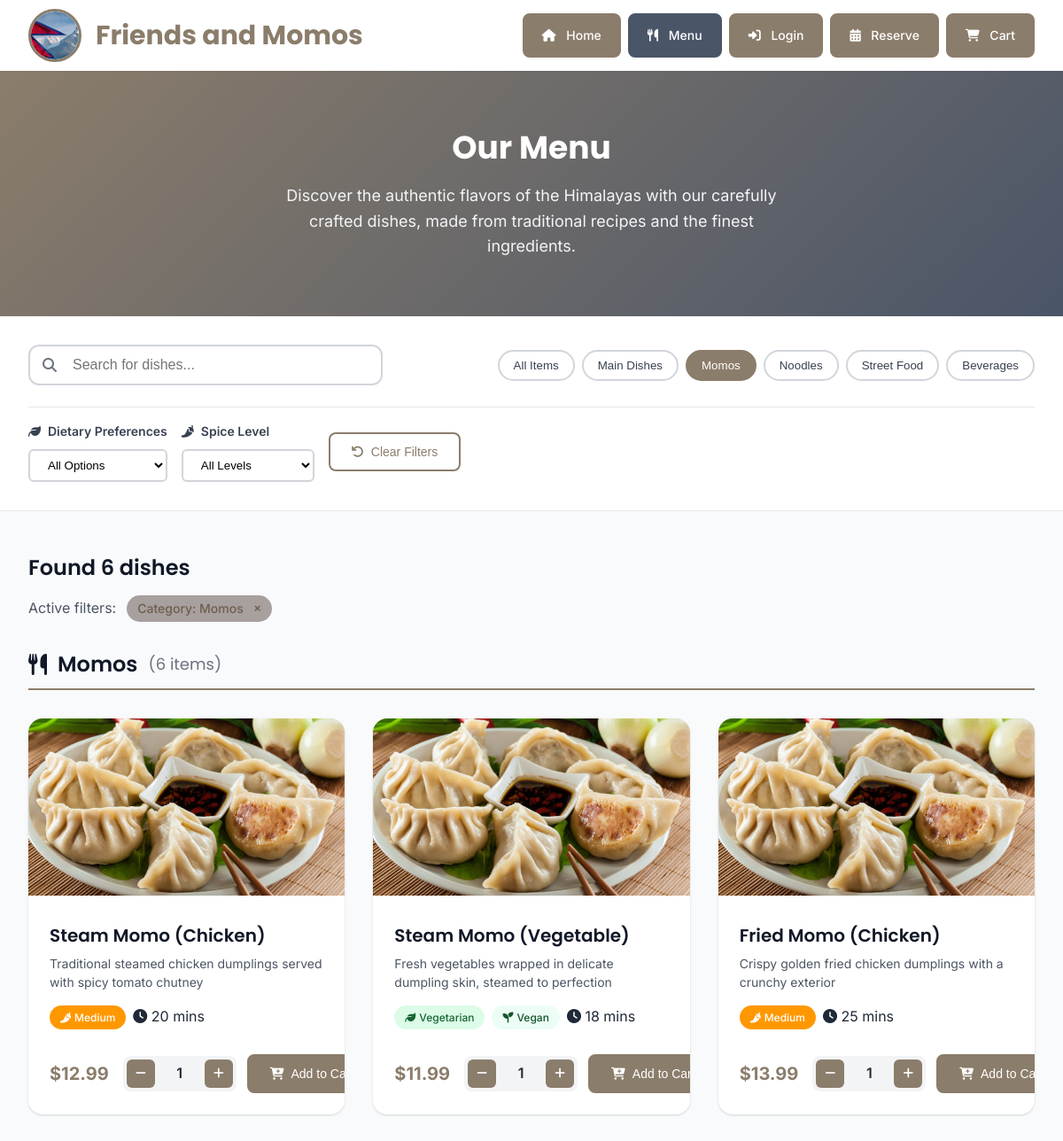
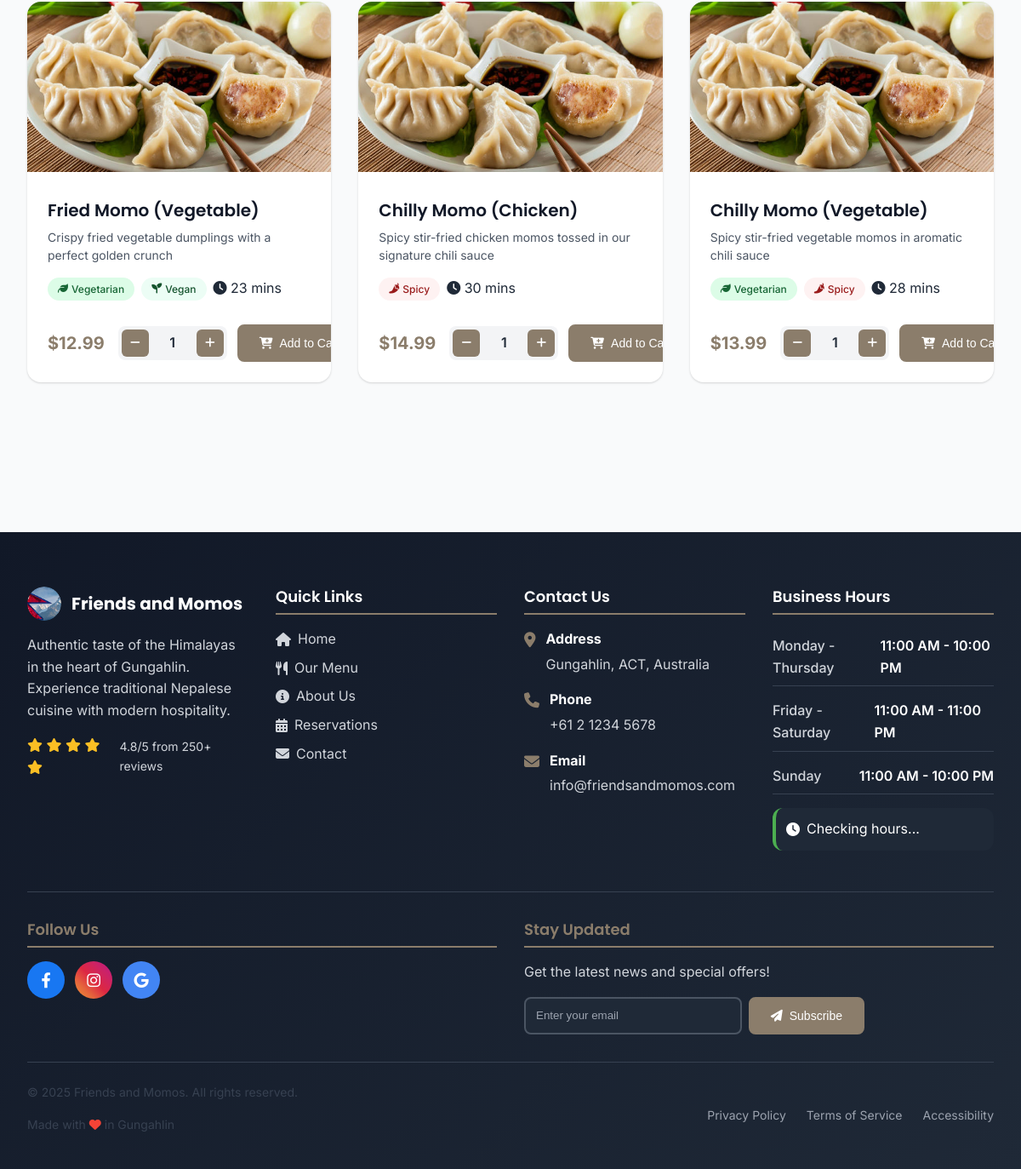
Page /views/public/menu.php?category=2 on the committed database (2 pictures, top to bottom).
### tables this page shows
CREATE TABLE `categories` (
  `id` int(11) NOT NULL AUTO_INCREMENT,
  `name` varchar(100) NOT NULL,
  `description` text DEFAULT NULL,
  `image` varchar(255) DEFAULT NULL,
  `sort_order` int(11) DEFAULT 0,
  `display_order` int(11) DEFAULT 0,
  `is_active` tinyint(1) DEFAULT 1,
  `created_at` timestamp DEFAULT CURRENT_TIMESTAMP,
  `updated_at` timestamp DEFAULT CURRENT_TIMESTAMP ON UPDATE CURRENT_TIMESTAMP,
  PRIMARY KEY (`id`),
  KEY `idx_sort_order` (`sort_order`),
  KEY `idx_display_order` (`display_order`),
  KEY `idx_active` (`is_active`)
);

CREATE TABLE `menu_items` (
  `id` int(11) NOT NULL AUTO_INCREMENT,
  `category_id` int(11) NOT NULL,
  `name` varchar(100) NOT NULL,
  `description` text DEFAULT NULL,
  `price` decimal(10,2) NOT NULL,
  `image` varchar(255) DEFAULT NULL,
  `image_url` varchar(255) DEFAULT NULL,
  `is_available` tinyint(1) DEFAULT 1,
  `is_featured` tinyint(1) DEFAULT 0,
  `preparation_time` int(11) DEFAULT 15,
  `prep_time` int(11) DEFAULT 15,
  `calories` int(11) DEFAULT NULL,
  `spice_level` enum('mild','medium','spicy','very_spicy') DEFAULT 'mild',
  `is_vegetarian` tinyint(1) DEFAULT 0,
  `is_vegan` tinyint(1) DEFAULT 0,
  `is_gluten_free` tinyint(1) DEFAULT 0,
  `ingredients` text DEFAULT NULL,
  `allergens` text DEFAULT NULL,
  `sort_order` int(11) DEFAULT 0,
  `display_order` int(11) DEFAULT 0,
  `created_at` timestamp DEFAULT CURRENT_TIMESTAMP,
  `updated_at` timestamp DEFAULT CURRENT_TIMESTAMP ON UPDATE CURRENT_TIMESTAMP,
  PRIMARY KEY (`id`),
  KEY `idx_category_id` (`category_id`),
  KEY `idx_available` (`is_available`),
  KEY `idx_featured` (`is_featured`),
  KEY `idx_sort_order` (`sort_order`),
  KEY `idx_display_order` (`display_order`),
  CONSTRAINT `fk_menu_items_category` FOREIGN KEY (`category_id`) REFERENCES `categories` (`id`) ON DELETE CASCADE
);

### views/public/menu.php (the view, shortened to what the rows shown need)
<?php
require_once dirname(__DIR__, 2) . '/models/MenuItem.php';
require_once dirname(__DIR__, 2) . '/models/Category.php';
$menuItemModel = new MenuItem();
$categoryModel = new Category();
$selectedCategory = $_GET['category'] ?? null;
$searchQuery = $_GET['search'] ?? '';
$dietaryFilter = $_GET['dietary'] ?? '';
$spiceLevel = $_GET['spice'] ?? '';
$categories = $categoryModel->getActiveCategories();
function getItemImage($itemName) {
    $imageMappings = [
        'momo' => 'momo.png',
        'momos' => 'momo.png',
        'chicken momo' => 'momo.png',
        'pork momo' => 'momo.png',
        'veg momo' => 'momo.png',
        'chowmein' => 'chowmin.png',
        'chow mein' => 'chowmin.png',
        'chicken chowmein' => 'chowmin.png',
        'pork chowmein' => 'chowmin.png',
        'laphing' => 'laphing.png',
        'pani puri' => 'panipuri.png',
        'panipuri' => 'panipuri.png',
        'aloo nimkin' => 'allonimkin.png',
        'aloonimkin' => 'allonimkin.png',
    ];
    $itemNameLower = strtolower($itemName);
    foreach ($imageMappings as $key => $image) {
        if (strpos($itemNameLower, $key) !== false) {
            return $image;
        }
    }
    return 'food.png';
}
if ($searchQuery || $selectedCategory || $dietaryFilter || $spiceLevel) {
    $dietaryFilters = [];
    $menuItems = $menuItemModel->searchItems($searchQuery, $selectedCategory, $dietaryFilters);
} else {
    $menuItems = $menuItemModel->getAvailableItems();
}
$itemsByCategory = [];
foreach ($menuItems as $item) {
    $categoryName = $item['category_name'];
    if (!isset($itemsByCategory[$categoryName])) {
        $itemsByCategory[$categoryName] = [];
    }
    $itemsByCategory[$categoryName][] = $item;
}
include_once dirname(__DIR__, 2) . '/includes/header.php';
?>
<section class="menu-hero">
    <div class="container">
        <div class="menu-hero-content">
            <h1 class="page-title">Our Menu</h1>
        </div>
    </div>
</section>
<section class="menu-filters">
    <div class="container">
        <div class="filter-container">
            <div class="filter-row">
                <div class="quick-filters">
                    <button type="button" class="filter-btn <?= $selectedCategory === null ? 'active' : '' ?>" data-category="">
                        All Items
                    </button>
                    <?php foreach ($categories as $category): ?>
                        <button type="button"
                                class="filter-btn <?= $selectedCategory == $category['id'] ? 'active' : '' ?>"
                                data-category="<?= $category['id'] ?>">
                            <?= htmlspecialchars($category['name']) ?>
                        </button>
                    <?php endforeach; ?>
                </div>
            </div>
        </div>
    </div>
</section>
<section class="menu-content">
    <div class="container">
        <?php if (empty($menuItems)): ?>
            <div class="no-results">
                <div class="no-results-icon">
                    <i class="fas fa-search"></i>
                </div>
                <h3>No dishes found</h3>
                <p>We couldn't find any dishes matching your search criteria. Please try different filters or search terms.</p>
                <button type="button" id="reset-search" class="btn btn-primary">
                    <i class="fas fa-undo"></i>
                    Reset Search
                </button>
            </div>
        <?php else: ?>
            <div class="results-summary">
                <h2>Found <?= count($menuItems) ?> dishes</h2>
                <?php if ($searchQuery || $selectedCategory || $dietaryFilter || $spiceLevel): ?>
                    <div class="active-filters">
                        <span>Active filters:</span>
                        <?php if ($selectedCategory): ?>
                            <?php
                            $categoryName = '';
                            foreach ($categories as $cat) {
                                if ($cat['id'] == $selectedCategory) {
                                    $categoryName = $cat['name'];
                                    break;
                                }
                            }
                            ?>
                            <span class="filter-tag">
                                Category: <?= htmlspecialchars($categoryName) ?>
                                <button type="button" class="remove-filter" data-filter="category">×</button>
                            </span>
                        <?php endif; ?>
                    </div>
                <?php endif; ?>
            </div>
            <?php foreach ($itemsByCategory as $categoryName => $items): ?>
                <div class="menu-category-section">
                    <h3 class="category-title">
                        <i class="fas fa-utensils"></i>
                        <?= htmlspecialchars($categoryName) ?>
                        <span class="item-count">(<?= count($items) ?> items)</span>
                    </h3>
                    <div class="menu-grid">
                        <?php foreach ($items as $item): ?>
                            <div class="menu-item" data-item-id="<?= $item['id'] ?>" data-quantity="1">
                                <div class="menu-item-image-container">
                                    <?php if (!empty($item['image_url'])): ?>
                                        <img src="<?= ASSETS_URL ?>/<?= htmlspecialchars($item['image_url']) ?>"
                                             alt="<?= htmlspecialchars($item['name']) ?>"
                                             class="menu-item-image"
                                             onerror="this.src='<?= ASSETS_URL ?>/images/<?= getItemImage($item['name']) ?>'">
                                    <?php endif; ?>
                                </div>
                                <div class="menu-item-content">
                                    <h4 class="menu-item-title"><?= htmlspecialchars($item['name']) ?></h4>
                                    <p class="menu-item-description">
                                        <?= htmlspecialchars($item['description']) ?>
                                    </p>
                                    <div class="menu-item-meta">
                                        <div class="badges">
                                            <?php if ($item['is_vegetarian']): ?>
                                                <span class="menu-badge vegetarian">
                                                    <i class="fas fa-leaf"></i> Vegetarian
                                                </span>
                                            <?php endif; ?>
                                            <?php if ($item['is_vegan']): ?>
                                                <span class="menu-badge vegan">
                                                    <i class="fas fa-seedling"></i> Vegan
                                                </span>
                                            <?php endif; ?>
                                            <?php if ($item['spice_level'] !== 'mild'): ?>
                                                <span class="menu-badge spicy spice-<?= $item['spice_level'] ?>">
                                                    <?php
                                                    $spiceIcons = [
                                                        'mild' => '<i class="fas fa-pepper-hot"></i>',
                                                        'medium' => '<i class="fas fa-pepper-hot"></i><i class="fas fa-pepper-hot"></i>',
                                                        'hot' => '<i class="fas fa-pepper-hot"></i><i class="fas fa-pepper-hot"></i><i class="fas fa-pepper-hot"></i>',
                                                        'extra-hot' => '<i class="fas fa-fire"></i><i class="fas fa-fire"></i>'
                                                    ];
                                                    echo $spiceIcons[$item['spice_level']] ?? '<i class="fas fa-pepper-hot"></i>';
                                                    ?>
                                                    <?= ucfirst($item['spice_level']) ?>
                                                </span>
                                            <?php endif; ?>
                                        </div>
                                        <?php if ($item['preparation_time']): ?>
                                            <div class="prep-time">
                                                <i class="fas fa-clock"></i>
                                                <?= $item['preparation_time'] ?> mins
                                            </div>
                                        <?php endif; ?>
                                    </div>
                                    <div class="menu-item-footer">
                                        <div class="price-section">
                                            <?php if ($item['discount_percentage'] > 0): ?>
                                                <span class="original-price"><?= formatCurrency($item['price']) ?></span>
                                                <span class="menu-item-price"><?= formatCurrency($item['discounted_price']) ?></span>
                                            <?php else: ?>
                                                <span class="menu-item-price"><?= formatCurrency($item['price']) ?></span>
                                            <?php endif; ?>
                                        </div>
                                        <div class="item-actions">
                                            <div class="quantity-controls">
                                                <button type="button" class="quantity-btn" data-action="decrease">
                                                    <i class="fas fa-minus"></i>
                                                </button>
                                                <span class="quantity-display">1</span>
                                                <button type="button" class="quantity-btn" data-action="increase">
                                                    <i class="fas fa-plus"></i>
                                                </button>
                                            </div>
                                            <button type="button" class="btn btn-primary add-to-cart-btn">
                                                <i class="fas fa-cart-plus"></i>
                                                Add to Cart
                                            </button>
                                        </div>
                                    </div>
                                </div>
                            </div>
                        <?php endforeach; ?>
                    </div>
                </div>
            <?php endforeach; ?>
        <?php endif; ?>
    </div>
</section>
<?php include_once dirname(__DIR__, 2) . '/includes/footer.php'; ?>

### rows in the picture
categories: name "Main Dishes"
categories: name "Momos", count($items) "6"
categories: name "Noodles"
categories: name "Street Food"
categories: name "Beverages"
menu_items: name "Steam Momo (Chicken)", description "Traditional steamed chicken dumplings served with spicy tomato chutney", spice_level "Medium", prep_time "20", price "$12.99"
menu_items: name "Steam Momo (Vegetable)", description "Fresh vegetables wrapped in delicate dumpling skin, steamed to perfection", is_vegetarian 1 (drawn), is_vegan 1 (drawn), prep_time "18", price "$11.99"
menu_items: name "Fried Momo (Chicken)", description "Crispy golden fried chicken dumplings with a crunchy exterior", spice_level "Medium", prep_time "25", price "$13.99"
menu_items: name "Fried Momo (Vegetable)", description "Crispy fried vegetable dumplings with a perfect golden crunch", is_vegetarian 1 (drawn), is_vegan 1 (drawn), prep_time "23", price "$12.99"
menu_items: name "Chilly Momo (Chicken)", description "Spicy stir-fried chicken momos tossed in our signature chili sauce", spice_level "Spicy", prep_time "30", price "$14.99"
menu_items: name "Chilly Momo (Vegetable)", description "Spicy stir-fried vegetable momos in aromatic chili sauce", is_vegetarian 1 (drawn), spice_level "Spicy", prep_time "28", price "$13.99"

### other values in the picture
count($menuItems) "6"
RESTAURANT_ADDRESS "Gungahlin, ACT, Australia"
RESTAURANT_PHONE "+61 2 1234 5678"
RESTAURANT_EMAIL "info@friendsandmomos.com"
